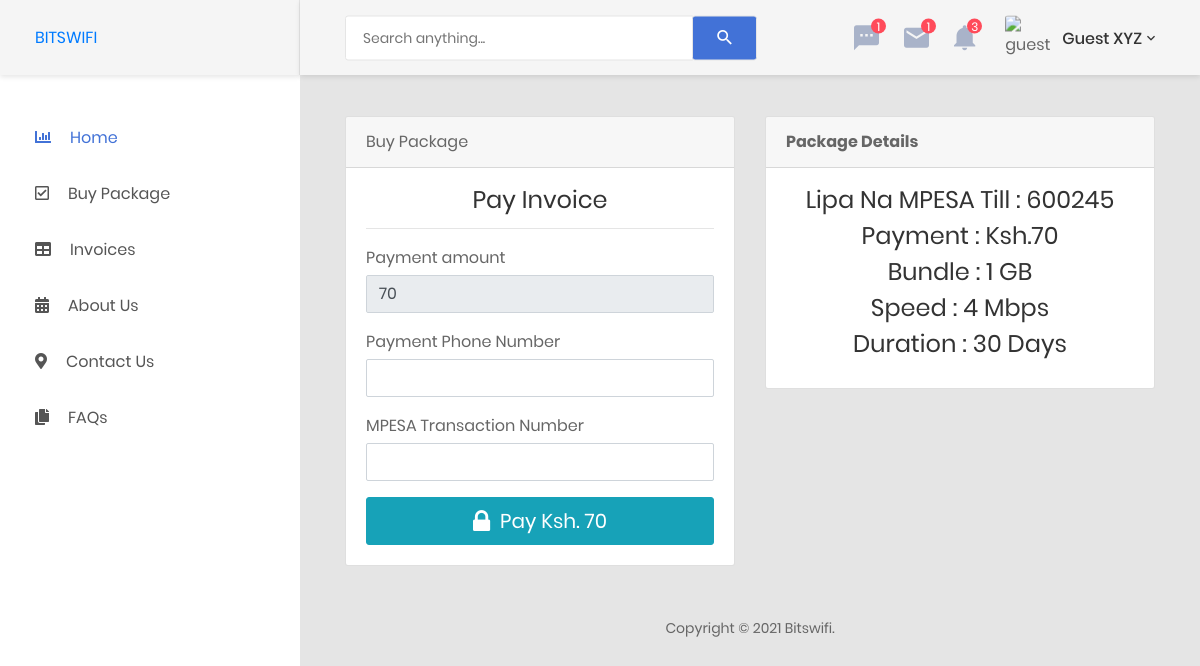
Page /buy_package.php?bundle=1 (signed in) on the committed database.
### tables this page shows
CREATE TABLE `package` (
  `ID` int(11) NOT NULL,
  `bundle` int(11) NOT NULL,
  `speed` int(11) NOT NULL,
  `duration` varchar(20) NOT NULL,
  `price` int(11) NOT NULL
);

### buy_package.php (called while the page is built, shortened)
<?php
include "BuyPackagePage.php";
include "Functions.php";
$buy = new BuyPackagePage("Buy Package", $_SESSION["user"]);
$fun = new Functions();
if(isset($_GET["bundle"])) {
    $row = $fun->getPackage($_GET["bundle"]);
    $buy->setPageData(1, $row);
}
$buy->printPage();
?>

### Functions.php (called while the page is built, shortened)
<?php
class Functions {
    function dbConnect() {
        $db = "bitswifi";
        $host = "localhost";
        $user = "root";
        $pass = "";
        return new mysqli($host, $user, $pass, $db);
    }
    function getPackage($ID) {
        $conn = $this->dbConnect();
        $sql = "select * from package where ID = '".$ID."'";
        $res = $conn->query($sql);
        $row = array();
        if($res->num_rows > 0) {
            $row = $res->fetch_assoc();
        }
        return $row;
    }
}
?>

### BuyPackagePage.php (the view, shortened to what this page needs)
<?php
class BuyPackagePage extends HomePage {
    var $pageData = 0;
    var $pageValues = array();
    function setPageData($pageData, $pageValues) {
        $this->pageData = $pageData;
        $this->pageValues = $pageValues;
    }
    function printPage() {
        echo '
            <div class="page-container">';
        $this->printMainContent();
        echo '</div>';
    }
    function printMainContent() {
        echo '
        <div class="main-content">
            <div class="section__content section__content--p30">
                <div class="container-fluid">';
        if($this->pageData == 1) {
            $this->printInvoice();
        } elseif($this->pageData == 2) {
            $this->printReceipt();
        } else {
            HTMLPage::printPackages();
        }
        echo            '
                </div>
            </div>
        </div>
        ';
    }
    function printInvoice() {
        $bundle = "Unlimited";
        $duration = $this->pageValues["duration"]." days";
        if($this->pageValues["bundle"] != -1) {
            $bundle = $this->pageValues["bundle"]." GB";
        }
        echo '
            <div class="row">
            <div class="col-lg-6">
                <div class="card">
                    <div class="card-header">Buy Package</div>
                    <div class="card-body">
                        <div class="card-title">
                            <h3 class="text-center title-2">Pay Invoice</h3>
                        </div>
                        <hr>
                        <form action="invoices.php?receipt=0" method="post" novalidate="novalidate">
                            <input type="hidden" name="packageID" value="'.$this->pageValues["ID"].'">
                            <div class="form-group">
                                <label for="cc-payment" class="control-label mb-1">Payment amount</label>
                                <input id="cc-payment" name="amount" type="text" class="form-control" aria-required="true" aria-invalid="false" value = "'.$this->pageValues["price"].'" disabled="">
                            </div>
                            <div class="form-group has-success">
                                <label for="cc-name" class="control-label mb-1">Payment Phone Number</label>
                                <input id="cc-name" name="phone" type="text" class="form-control cc-name valid" data-val="true"
                                    autocomplete="cc-name" aria-required="true" aria-invalid="false" aria-describedby="cc-name-error" required>
                            </div>
                            <div class="form-group">
                                <label for="cc-number" class="control-label mb-1">MPESA Transaction Number</label>
                                <input id="cc-number" name="code" type="text" class="form-control cc-number identified visa" value="" data-val="true"
                                    data-val-required="Please enter the MPESA transaction number" data-val-cc-number="Please enter a valid number"
                                    autocomplete="cc-number" required>
                            </div>
                            <div>
                                <button id="payment-button" type="submit" class="btn btn-lg btn-info btn-block">
                                    <i class="fa fa-lock fa-lg"></i>&nbsp;
                                    <span id="payment-button-amount">Pay Ksh. '.$this->pageValues["price"].'</span>
                                </button>
                            </div>
                        </form>
                    </div>
                </div>
            </div>
            <div class="col-lg-6">
            <div class="card">
                <div class="card-header">
                    <strong>Package Details</strong>
                </div>
                <div class="card-body card-block">
                    <div class="card-title">
                        <h3 class="text-center title-2">Lipa na MPESA Till : 600245</h3>
                    </div>
                    <div class="card-title">
                        <h3 class="text-center title-2">Payment : Ksh.'.$this->pageValues["price"].'</h3>
                    </div>
                    <div class="card-title">
                        <h3 class="text-center title-2">Bundle : '.$bundle.'</h3>
                    </div>
                    <div class="card-title">
                        <h3 class="text-center title-2">Speed : '.$this->pageValues["speed"].' Mbps</h3>
                    </div>
                    <div class="card-title">
                        <h3 class="text-center title-2">Duration : '.$duration.'</h3>
                    </div>
                </div>
            </div>
            </div>
        </div>
        ';
    }
}
?>

### rows in the picture
package: amount "70", price "70", bundle "1 GB", speed "4", duration "30 Days"

### other values in the picture
$user_name "Guest XYZ"
